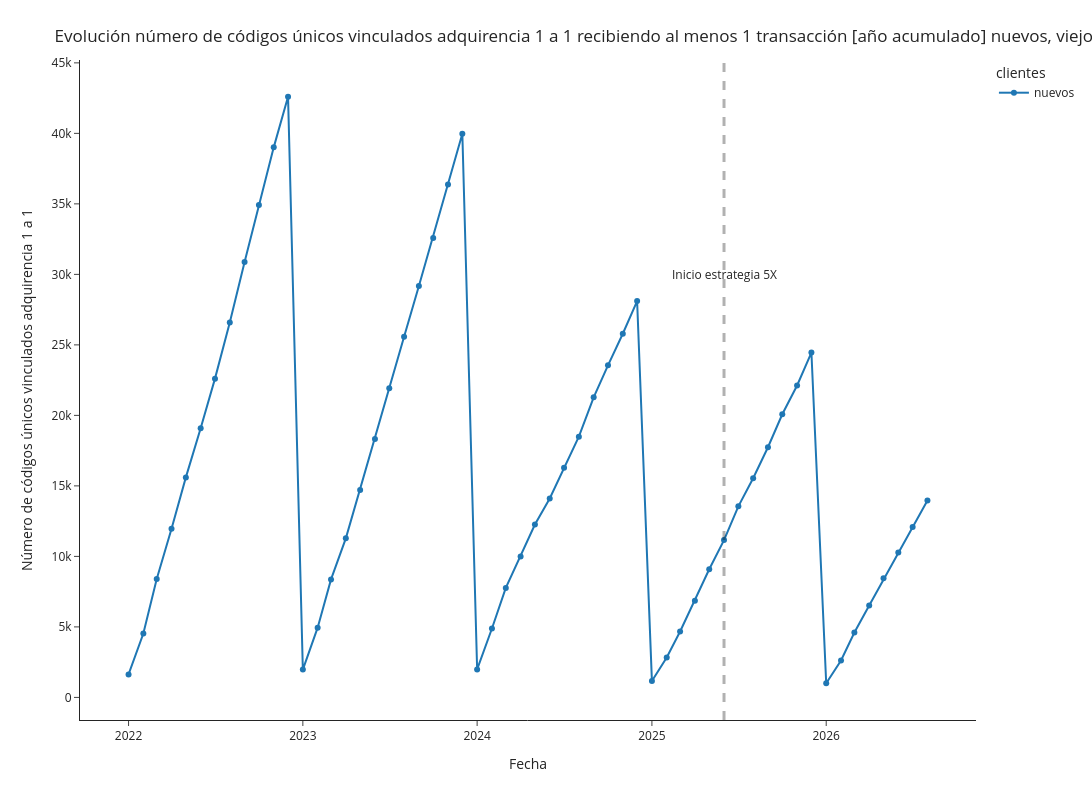

This figure's notebook cell:
### Code cell
df_plot1 = df[['fecha_ymd2', 'num_vinc_new_uso_cumsum_ym']]
df_plot1.columns = ['fecha', 'cantidad_clientes']
df_plot1['clientes'] = 'nuevos'
df_plot2 = df[['fecha_ymd2', 'num_vinc_old_uso_cumsum_ym']]
df_plot2.columns = ['fecha', 'cantidad_clientes']
df_plot2['clientes'] = 'viejos'
df_plot3 = df[['fecha_ymd2', 'num_vinc_all_uso_cumsum_ym']]
df_plot3.columns = ['fecha', 'cantidad_clientes']
df_plot3['clientes'] = 'totales'

df_plot = pd.concat([df_plot1])

fig = px.line(df_plot, x="fecha", y="cantidad_clientes", color='clientes',markers=True, template='simple_white', width=1600, height=800)
fig.add_vline(x='2025-06-01', line_width=3, line_dash="dash")
fig.update_layout(
    title={
        'text': "Evolución número de códigos únicos vinculados adquirencia 1 a 1 recibiendo al menos 1 transacción [año acumulado] nuevos, viejos y totales",
        'xanchor': 'left',
        'yanchor': 'top'},
    xaxis=dict(
            title=dict(
                text="Fecha"
            )),
    yaxis=dict(
            title=dict(
                text="Número de códigos únicos vinculados adquirencia 1 a 1"
            ))
)
fig.add_annotation(x='2025-06-01', y=30000,
            text="Inicio estrategia 5X",
            showarrow=False,
            arrowhead=1)
# fig.add_annotation(x='2025-11-01', y=142097,
#             text="142.097",
#             showarrow=True,
#             arrowhead=1)
# fig.add_annotation(x='2025-11-01', y=103274,
#             text="103.274",
#             showarrow=True,
#             arrowhead=1)
# fig.add_annotation(x='2025-11-01', y=38823,
#             text="38.823",
#             showarrow=True,
#             arrowhead=1)
fig.show()

### Figure 1 — Plotly figure (JSON) as saved in the notebook; plotly's stock layout.template omitted (floating-point values rounded to 4 significant figures)
{"data": [{"hovertemplate": "clientes=nuevos<br>fecha=%{x}<br>cantidad_clientes=%{y}<extra></extra>", "legendgroup": "nuevos", "line": {"color": "#1F77B4", "dash": "solid"}, "marker": {"symbol": "circle"}, "mode": "markers+lines", "name": "nuevos", "orientation": "v", "showlegend": true, "type": "scatter", "x": ["2026-08-01T00:00:00", "2026-07-01T00:00:00", "2026-06-01T00:00:00", "2026-05-01T00:00:00", "2026-04-01T00:00:00", "2026-03-01T00:00:00", "2026-02-01T00:00:00", "2026-01-01T00:00:00", "2025-12-01T00:00:00", "2025-11-01T00:00:00", "2025-10-01T00:00:00", "2025-09-01T00:00:00", "2025-08-01T00:00:00", "2025-07-01T00:00:00", "2025-06-01T00:00:00", "2025-05-01T00:00:00", "2025-04-01T00:00:00", "2025-03-01T00:00:00", "2025-02-01T00:00:00", "2025-01-01T00:00:00", "2024-12-01T00:00:00", "2024-11-01T00:00:00", "2024-10-01T00:00:00", "2024-09-01T00:00:00", "2024-08-01T00:00:00", "2024-07-01T00:00:00", "2024-06-01T00:00:00", "2024-05-01T00:00:00", "2024-04-01T00:00:00", "2024-03-01T00:00:00", "2024-02-01T00:00:00", "2024-01-01T00:00:00", "2023-12-01T00:00:00", "2023-11-01T00:00:00", "2023-10-01T00:00:00", "2023-09-01T00:00:00", "2023-08-01T00:00:00", "2023-07-01T00:00:00", "2023-06-01T00:00:00", "2023-05-01T00:00:00", "2023-04-01T00:00:00", "2023-03-01T00:00:00", "2023-02-01T00:00:00", "2023-01-01T00:00:00", "2022-12-01T00:00:00", "2022-11-01T00:00:00", "2022-10-01T00:00:00", "2022-09-01T00:00:00", "2022-08-01T00:00:00", "2022-07-01T00:00:00", "2022-06-01T00:00:00", "2022-05-01T00:00:00", "2022-04-01T00:00:00", "2022-03-01T00:00:00", "2022-02-01T00:00:00", "2022-01-01T00:00:00"], "xaxis": "x", "y": [13971, 12093, 10280, 8447, 6523, 4602, 2617, 1004, 24455, 22119, 20079, 17741, 15543, 13549, 11155, 9084, 6861, 4674, 2828, 1159, 28109, 25789, 23547, 21278, 18489, 16281, 14112, 12260, 9995, 7763, 4888, 1985, 39969, 36374, 32585, 29174, 25578, 21917, 18330, 14716, 11281, 8370, 4945, 1975, 42597, 39008, 34928, 30883, 26588, 22607, 19087, 15602, 11960, 8402, 4531, 1628], "yaxis": "y"}], "layout": {"annotations": [{"arrowhead": 1, "showarrow": false, "text": "Inicio estrategia 5X", "x": "2025-06-01", "y": 30000}], "height": 800, "legend": {"title": {"text": "clientes"}, "tracegroupgap": 0}, "margin": {"t": 60}, "shapes": [{"line": {"dash": "dash", "width": 3}, "type": "line", "x0": "2025-06-01", "x1": "2025-06-01", "xref": "x", "y0": 0, "y1": 1, "yref": "y domain"}], "title": {"text": "Evolución número de códigos únicos vinculados adquirencia 1 a 1 recibiendo al menos 1 transacción [año acumulado] nuevos, viejos y totales", "xanchor": "left", "yanchor": "top"}, "width": 1600, "xaxis": {"anchor": "y", "domain": [0, 1], "title": {"text": "Fecha"}}, "yaxis": {"anchor": "x", "domain": [0, 1], "title": {"text": "Número de códigos únicos vinculados adquirencia 1 a 1"}}}}
